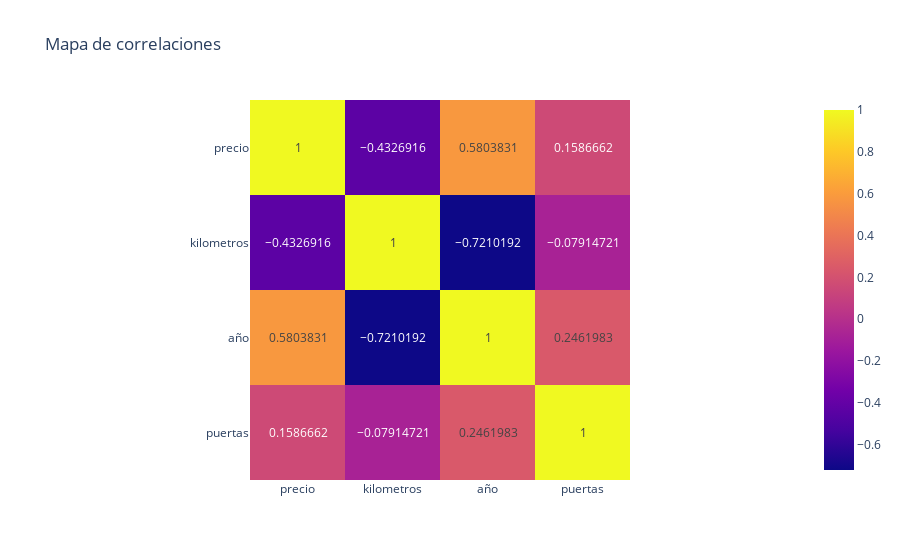

The cell this chart's notebook holds for it:
### Code cell
import plotly.express as px
import numpy as np
import os

# Copiar columna
df[["año"]] = df[["ano"]]

# Calcular correlación
corr = df[["precio", "kilometros", "año", "puertas"]].corr()

# Crear figura
fig = px.imshow(corr, text_auto=True, title="Mapa de correlaciones")

# Ruta de guardado
ruta_guardado = "C:/Users/nono_/AppRegresion/static/plots"
nombre_archivo = "correlacion_mapa.html"
os.makedirs(ruta_guardado, exist_ok=True)

# Guardar gráfico como HTML
fig.write_html(
    os.path.join(ruta_guardado, nombre_archivo),
    config={
        'modeBarButtonsToRemove': [
            'sendDataToCloud',
            'lasso2d',
            'select2d',
            'zoomIn2d',
            'zoomOut2d',
            'toggleSpikelines',
            'hoverCompareCartesian',
            'hoverClosestCartesian',
            'resetScale2d',
            'pan2d',
        ],
        'displaylogo': False
    },
    include_plotlyjs='cdn'
)

# Mostrar gráfico en Jupyter o VSCode si estás trabajando allí
fig.show()

### Figure 1 — Plotly figure (JSON) as saved in the notebook; plotly's stock layout.template omitted (floating-point values rounded to 4 significant figures)
{"data": [{"coloraxis": "coloraxis", "hovertemplate": "x: %{x}<br>y: %{y}<br>color: %{z}<extra></extra>", "name": "0", "texttemplate": "%{z}", "type": "heatmap", "x": ["precio", "kilometros", "año", "puertas"], "xaxis": "x", "y": ["precio", "kilometros", "año", "puertas"], "yaxis": "y", "z": [[1.0, -0.4327, 0.5804, 0.1587], [-0.4327, 1.0, -0.721, -0.07915], [0.5804, -0.721, 1.0, 0.2462], [0.1587, -0.07915, 0.2462, 1.0]]}], "layout": {"coloraxis": {"colorscale": [[0, "#0d0887"], [0.1111, "#46039f"], [0.2222, "#7201a8"], [0.3333, "#9c179e"], [0.4444, "#bd3786"], [0.5556, "#d8576b"], [0.6667, "#ed7953"], [0.7778, "#fb9f3a"], [0.8889, "#fdca26"], [1, "#f0f921"]]}, "title": {"text": "Mapa de correlaciones"}, "xaxis": {"anchor": "y", "constrain": "domain", "domain": [0, 1], "scaleanchor": "y"}, "yaxis": {"anchor": "x", "autorange": "reversed", "constrain": "domain", "domain": [0, 1]}}}
